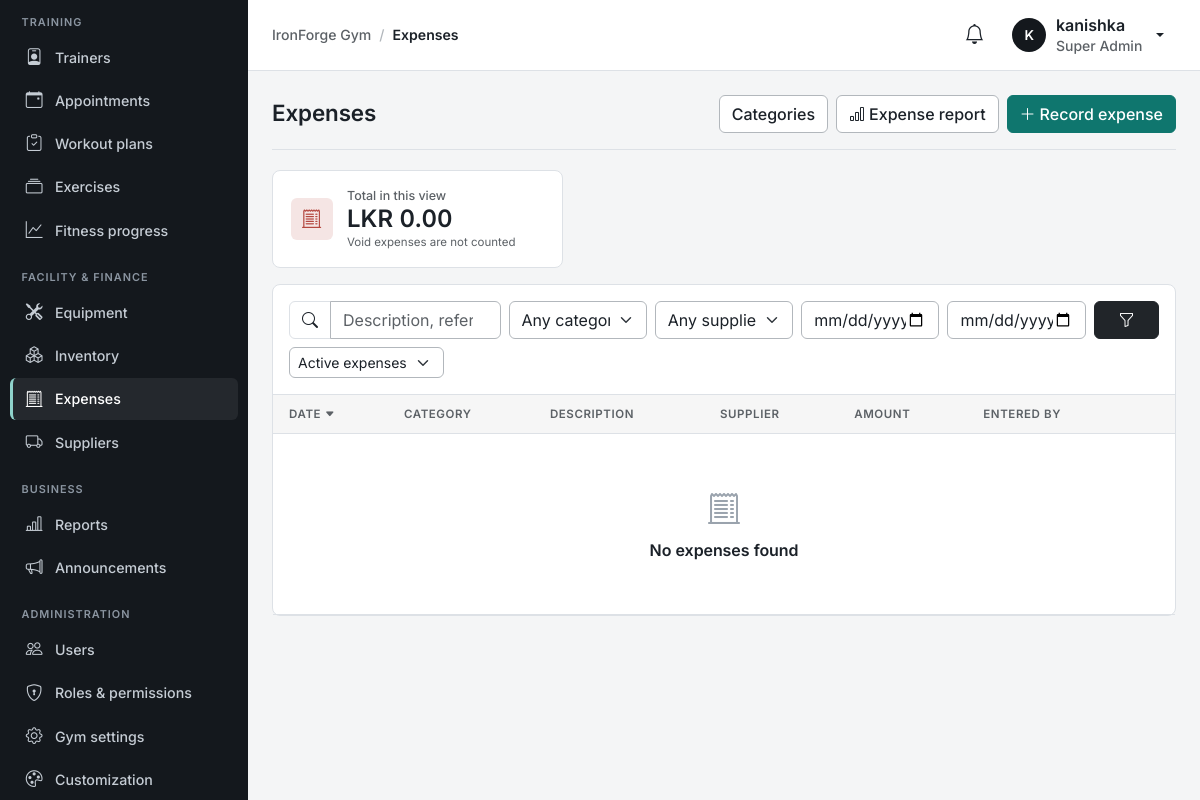
Page /expenses/ (signed in) on the earlier database version.
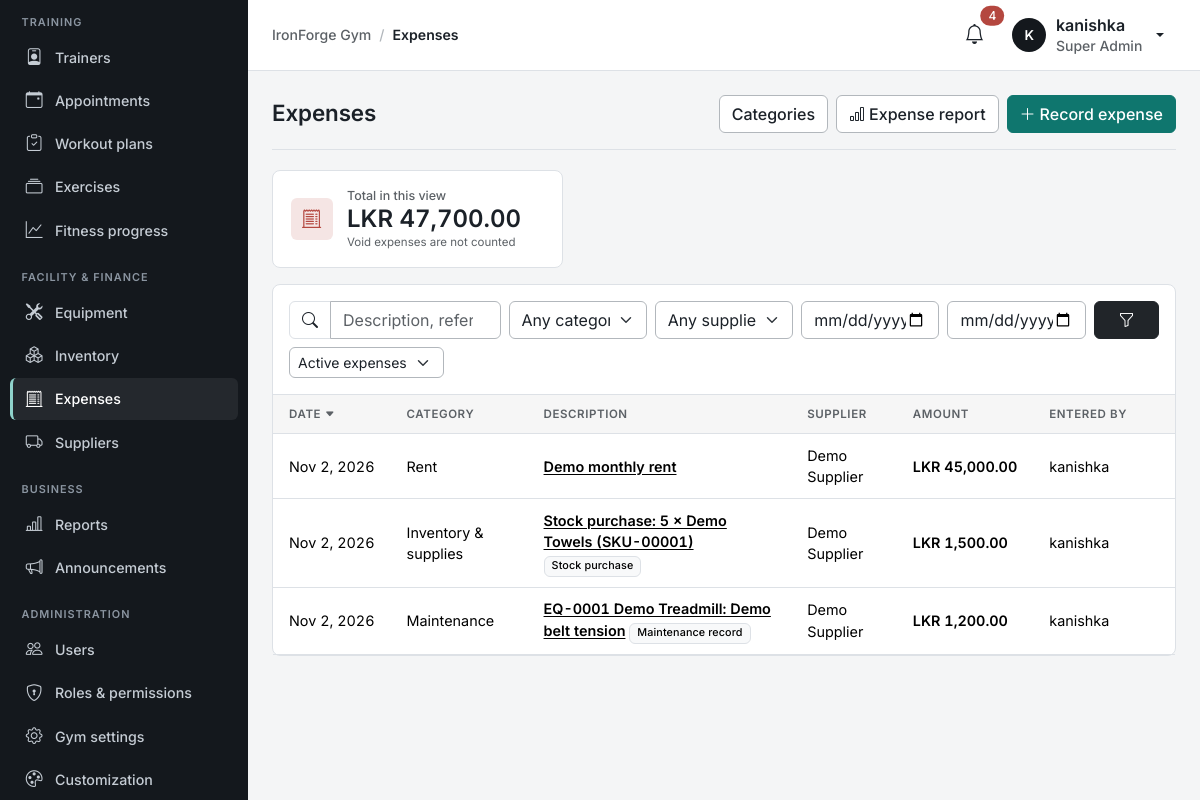
Same page on the later database version.
### apps/expenses/models.py (models this page shows, shortened)
class Expense(models.Model):
    category = models.ForeignKey(ExpenseCategory, on_delete=models.PROTECT, related_name="expenses")
    amount = models.DecimalField("amount (LKR)", max_digits=12, decimal_places=2)
    expense_date = models.DateField(default=timezone.localdate, db_index=True)
    description = models.CharField(max_length=255)
    supplier = models.ForeignKey("suppliers.Supplier", null=True, blank=True, on_delete=models.PROTECT, related_name="expenses")
    reference = models.CharField("invoice / receipt no.", max_length=60, blank=True)
    receipt = models.FileField(upload_to=receipt_path, storage=PrivateStorage(), blank=True)
    entered_by = models.ForeignKey(settings.AUTH_USER_MODEL, null=True, blank=True, on_delete=models.SET_NULL, related_name="+")
    created_at = models.DateTimeField(auto_now_add=True)
    updated_at = models.DateTimeField(auto_now=True)
    maintenance_record = models.OneToOneField("equipment.MaintenanceRecord", null=True, blank=True, on_delete=models.PROTECT, related_name="expense")
    stock_movement = models.OneToOneField("inventory.StockMovement", null=True, blank=True, on_delete=models.PROTECT, related_name="expense")
    equipment = models.OneToOneField("equipment.Equipment", null=True, blank=True, on_delete=models.PROTECT, related_name="purchase_expense")
    voided_at = models.DateTimeField(null=True, blank=True)
    voided_by = models.ForeignKey(settings.AUTH_USER_MODEL, null=True, blank=True, on_delete=models.SET_NULL, related_name="+")
    void_reason = models.CharField(max_length=255, blank=True)
    class Meta:
        ordering = ["-expense_date", "-id"]
        indexes = [models.Index(fields=["expense_date", "category"])]
        constraints = [
            models.CheckConstraint(condition=Q(amount__gt=0), name="expense_amount_positive"),
            models.CheckConstraint(condition=Q(voided_at__isnull=True) | ~Q(void_reason=""), name="expense_void_has_reason"),
        ]
    def get_absolute_url(self):
        return reverse("expenses:detail", args=[self.pk])
    @property
    def is_void(self):
        return self.voided_at is not None
    @property
    def source_label(self):
        if self.maintenance_record_id:
            return "Maintenance record"
        if self.stock_movement_id:
            return "Stock purchase"
        if self.equipment_id:
            return "Equipment purchase"
        return ""

class ExpenseCategory(models.Model):
    name = models.CharField(max_length=80)
    is_active = models.BooleanField(default=True)
    class Meta:
        ordering = ["name"]
        verbose_name_plural = "expense categories"
        constraints = [models.UniqueConstraint(Lower("name"), name="unique_expense_category_ci")]

### apps/suppliers/models.py (models this page shows, shortened)
class Supplier(models.Model):
    name = models.CharField(max_length=150)
    contact_name = models.CharField(max_length=150, blank=True)
    phone = models.CharField(max_length=30, blank=True)
    email = models.EmailField(blank=True)
    address = models.TextField(blank=True)
    notes = models.TextField(blank=True)
    is_active = models.BooleanField(default=True)
    created_at = models.DateTimeField(auto_now_add=True)
    class Meta:
        ordering = ["name"]
        constraints = [models.UniqueConstraint(Lower("name"), name="unique_supplier_name_ci")]

### apps/accounts/models.py (models this page shows, shortened)
class User(AbstractUser):
    email = models.EmailField("email address", unique=True)
    role = models.CharField(max_length=20, choices=Role.choices, default=Role.MEMBER, db_index=True)
    phone = models.CharField(max_length=20, blank=True, validators=[phone_validator])
    objects = GymUserManager()
    REQUIRED_FIELDS = ["email"]
    class Meta:
        ordering = ["first_name", "last_name", "username"]
    @property
    def is_super_admin(self):
        return self.role == Role.SUPER_ADMIN
    @property
    def display_name(self):
        return self.get_full_name() or self.username
    def gym_permissions(self):
        if not hasattr(self, "_gym_permissions"):
            if not self.is_active:
                perms = set()
            elif self.is_super_admin:
                perms = set(PERMISSIONS) | SUPER_ADMIN_ONLY
            else:
                perms = set(RolePermission.objects.filter(role=self.role).values_list("permission", flat=True))
            self._gym_permissions = perms
        return self._gym_permissions
    def has_gym_perm(self, code):
        return code in self.gym_permissions()

### apps/expenses/views.py (the view)
# urls.py: path("", views.ExpenseListView.as_view(), name="list"),
class ExpenseListView(GymPermissionMixin, ListView):
    required_permission = "expenses.view"
    template_name = "expenses/expense_list.html"
    paginate_by = 20
    def get_queryset(self):
        g = self.request.GET
        qs = Expense.objects.select_related("category", "supplier", "entered_by")
        q = g.get("q", "").strip()
        if q:
            qs = qs.filter(Q(description__icontains=q) | Q(reference__icontains=q) | Q(supplier__name__icontains=q) | Q(category__name__icontains=q))
        if g.get("category", "").isdigit():
            qs = qs.filter(category_id=g["category"])
        if g.get("supplier", "").isdigit():
            qs = qs.filter(supplier_id=g["supplier"])
        d_from, d_to = parse_date(g.get("from", "")), parse_date(g.get("to", ""))
        if d_from:
            qs = qs.filter(expense_date__gte=d_from)
        if d_to:
            qs = qs.filter(expense_date__lte=d_to)
        if g.get("show") == "void":
            qs = qs.filter(voided_at__isnull=False)
        elif g.get("show") != "all":
            qs = qs.filter(voided_at__isnull=True)
        self.filtered = qs
        self.sort, self.direction, order = resolve_sort(self.request, SORTS, "date")
        if "sort" not in g:
            self.direction, order = "desc", ["-expense_date", "-pk"]
        return qs.order_by(*order)
    def get_context_data(self, **kwargs):
        g = self.request.GET
        total = self.filtered.filter(voided_at__isnull=True).aggregate(t=Sum("amount"))["t"] or Decimal("0")
        return super().get_context_data(
            q=g.get("q", ""), category=g.get("category", ""), supplier=g.get("supplier", ""), date_from=g.get("from", ""),
            date_to=g.get("to", ""), show=g.get("show", ""), categories=ExpenseCategory.objects.all(), suppliers=Supplier.objects.all(),
            total=total, columns={c["key"]: c for c in sort_columns(self.request, COLUMNS, self.sort, self.direction)},
            filtered_on=any(g.get(k) for k in ("q", "category", "supplier", "from", "to", "show")), **kwargs)

### apps/accounts/mixins.py (called while the page is built)
    def dispatch(self, request, *args, **kwargs):
        if not request.user.is_authenticated:
            return self.handle_no_permission()
        if self.required_permission and not request.user.has_gym_perm(self.required_permission):
            raise PermissionDenied
        return super().dispatch(request, *args, **kwargs)

### apps/core/appearance.py (called while the page is built)
def _rgb(color):
    return tuple(int(color[i:i + 2], 16) for i in (1, 3, 5))

def _hex(rgb):
    return "#%02x%02x%02x" % tuple(max(0, min(255, round(v))) for v in rgb)

def mix(a, b, amount):
    ra, rb = _rgb(a), _rgb(b)
    return _hex(tuple(x + (y - x) * amount for x, y in zip(ra, rb)))

def clean_hex(value, fallback):
    return value.lower() if isinstance(value, str) and HEX.match(value) else fallback

def resolve(values, dark=False):
    preset = PRESETS.get(values.get("theme_preset"), PRESETS[DEFAULT_PRESET])
    pal = {name: clean_hex(values.get(f"{name}_color"), preset[name]) for name in COLOR_FIELDS}
    if dark:  # custom neutrals belong to light mode; dark mode uses the matching dark palette
        pal.update(DARK_NEUTRALS)
    return pal

### apps/core/templatetags/gym.py (called while the page is built)
@register.filter
def can(user, code):
    return user.is_authenticated and user.has_gym_perm(code)

### templates/expenses/expense_list.html (shortened to what this page needs)
{% extends "base.html" %}
{% load gym %}
{% block content %}
<div class="page-header"><h1>Expenses</h1><div class="d-flex gap-2">
  <a href="{% url 'expenses:categories' %}" class="btn btn-outline-secondary">Categories</a>
  <a href="{% url 'reports:report' 'expenses' %}" class="btn btn-outline-secondary"><i class="bi bi-bar-chart me-1"></i>Expense report</a>
  {% if request.user|can:"expenses.manage" %}<a href="{% url 'expenses:create' %}" class="btn btn-primary"><i class="bi bi-plus-lg me-1"></i>Record expense</a>{% endif %}</div></div>
<div class="row g-3 mb-3"><div class="col-md-4">{% include "components/stat_card.html" with label="Total in this view" value=total|lkr icon="receipt-cutoff" tone="red" sub="Void expenses are not counted" %}</div></div>
<div class="card"><div class="card-body border-bottom"><form method="get" class="row g-2" data-no-loading>
  <div class="col-lg-3">{% include "components/search_bar.html" with q=q placeholder="Description, reference, supplier" %}</div>
  <div class="col-6 col-lg-2"><select name="category" class="form-select" aria-label="Category"><option value="">Any category</option></select></div>
  <div class="col-6 col-lg-2"><select name="supplier" class="form-select" aria-label="Supplier"><option value="">Any supplier</option></select></div>
  <div class="col-6 col-lg-2"><input type="date" name="from" value="{{ date_from }}" class="form-control" aria-label="From" title="From"></div>
  <div class="col-6 col-lg-2"><input type="date" name="to" value="{{ date_to }}" class="form-control" aria-label="To" title="To"></div>
  <div class="col-lg-1 d-flex gap-2"><button class="btn btn-dark flex-grow-1" type="submit" data-no-loading><i class="bi bi-funnel"></i></button></div>
  <div class="col-12"><select name="show" class="form-select form-select-sm w-auto" aria-label="Show"><option value="">Active expenses</option></select></div>
</form></div>
<div class="table-responsive"><table class="table table-hover mb-0"><thead><tr>{% include "components/sort_th.html" with col=columns.date %}{% include "components/sort_th.html" with col=columns.category %}<th>Description</th><th>Supplier</th>{% include "components/sort_th.html" with col=columns.amount %}<th>Entered by</th><th></th></tr></thead><tbody>
{% for e in object_list %}<tr {% if e.is_void %}class="text-decoration-line-through text-muted"{% endif %}>
  <td class="text-nowrap">{{ e.expense_date|date:"M j, Y" }}</td><td>{{ e.category.name }}</td>
  <td><a href="{{ e.get_absolute_url }}" class="text-reset fw-semibold">{{ e.description|truncatechars:60 }}</a>{% if e.source_label %} <span class="badge text-bg-light border">{{ e.source_label }}</span>{% endif %}</td>
  <td>{{ e.supplier.name|default:"—" }}</td><td class="text-nowrap fw-semibold">{{ e.amount|lkr }}</td><td>{{ e.entered_by.display_name|default:"—" }}</td>
  <td class="text-end">{% if e.is_void %}<span class="badge text-bg-secondary">Void</span>{% endif %}</td></tr>
{% empty %}<tr><td colspan="7">{% include "components/empty_state.html" with icon="receipt-cutoff" title="No expenses found" %}</td></tr>{% endfor %}</tbody></table></div></div>
{% endblock %}

### templates/base.html (shortened to what the changed rows need)
{% load static gym %}<!doctype html>
<html lang="en" data-bs-theme="light">
<head>
  <link href="https://cdn.jsdelivr.net/npm/bootstrap@5.3.3/dist/css/bootstrap.min.css" rel="stylesheet">
  <link href="https://cdn.jsdelivr.net/npm/bootstrap-icons@1.11.3/font/bootstrap-icons.min.css" rel="stylesheet">
  <link href="{% static 'css/app.css' %}" rel="stylesheet">
</head>
<body data-sidebar="{{ APPEARANCE.layout.sidebar_style }}" data-stat-cols="{{ APPEARANCE.layout.stat_columns }}">
<div class="app-shell">
  <div class="main">
    <header class="topbar">
      <div class="ms-auto d-flex align-items-center gap-2">
      <div class="dropdown">
        <button class="btn btn-icon position-relative" data-bs-toggle="dropdown" aria-expanded="false" aria-label="Notifications"><i class="bi bi-bell fs-5"></i>
          {% if unread_notifications %}<span class="position-absolute top-0 start-100 translate-middle badge rounded-pill text-bg-danger">{{ unread_notifications }}</span>{% endif %}</button>
      </div>
      </div>
    </header>
    <main class="content" id="main" tabindex="-1">
      {% block content %}{% endblock %}
    </main>
  </div>
</div>
</body>
</html>

Differences in the rows shown:
added Expense: expense_date "Nov 2, 2026", category.name "Rent", description "Demo monthly rent", supplier.name "Demo Supplier", amount|lkr "LKR 45,000.00", entered_by.display_name "kanishka"
added Expense: expense_date "Nov 2, 2026", category.name "Inventory & supplies", description "Stock purchase: 5 × Demo Towels (SKU-00001)", source_label "Stock purchase", supplier.name "Demo Supplier", amount|lkr "LKR 1,500.00", entered_by.display_name "kanishka"
added Expense: expense_date "Nov 2, 2026", category.name "Maintenance", description "EQ-0001 Demo Treadmill: Demo belt tension", source_label "Maintenance record", supplier.name "Demo Supplier", amount|lkr "LKR 1,200.00", entered_by.display_name "kanishka"
Other differences:
{{ unread_notifications }}: (not shown) → "4"
{{ value }}: "LKR 0.00" → "LKR 47,700.00"
{{ title|default:"Nothing here yet" }}: "No expenses found" → (not shown)
